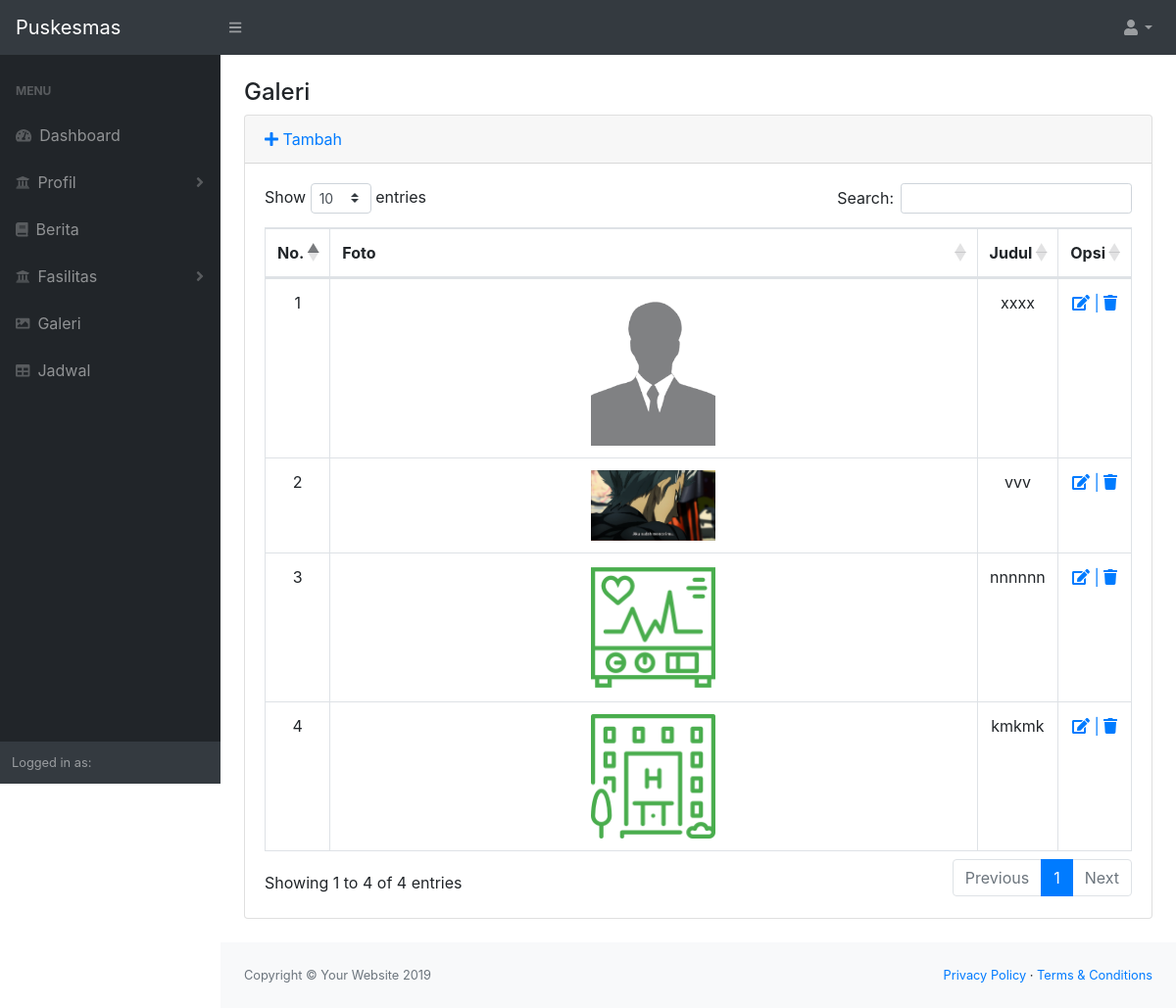
Page /index.php/admin/galeri on the committed database.
### tables this page shows
CREATE TABLE `galeri` (
  `id_galeri` int(11) NOT NULL,
  `nama_galeri` text NOT NULL,
  `foto` varchar(128) NOT NULL
);

### application/controllers/admin/Galeri.php (called while the page is built, shortened)
<?php
class Galeri extends CI_Controller
{
    public function index()
    {
        $this->load->model('M_Galeri');
        $data['title'] = 'Galeri';
        $data['galeri'] = $this->M_Galeri->index()->result_array();
        $this->load->view('admin/template/header');
        $this->load->view('admin/template/sidebar');
        $this->load->view('admin/galeri/index', $data);
        $this->load->view('admin/template/footer');
    }
}

### index.php (called while the page is built, shortened)
<?php
require_once BASEPATH.'core/CodeIgniter.php';

### application/models/M_Galeri.php (called while the page is built, shortened)
<?php
class M_Galeri extends CI_Model
{
    public function index()
    {
        $query = $this->db->select('*')
            ->from('galeri')
            ->get();
        return $query;
    }
}

### application/views/admin/galeri/index.php (the view)
<div id="layoutSidenav_content">
    <main>
        <div class="container-fluid">
            <h4 class="mt-4"><?= $title; ?></h4>
            <div class="card mb-4">
                <div class="card-header">
                    <a class="" href="<?= base_url('admin/galeri/simpan'); ?>">
                        <i class="fa fa-plus"> </i> Tambah
                    </a>
                </div>
                <div class="card-body">
                    <div class="table-responsive">
                        <table class="table table-bordered" id="dataTable" width="100%" cellspacing="0">
                            <thead>
                                <tr align="center">
                                    <th>No.</th>
                                    <th>Foto</th>
                                    <th>Judul</th>
                                    <th>Opsi</th>
                                </tr>
                            </thead>
                            <tbody>
                                <?php $no = 0;
                                foreach ($galeri as $x) : $no++; ?>
                                    <tr align="center">
                                        <td><?= $no; ?></td>
                                        <td>
                                            <img style="width: 20%" src="<?= base_url('assets/foto/galeri/' . $x['foto']) ?>" alt="user image" class="img-box">
                                        </td>
                                        <td><?= $x['nama_galeri']; ?></td>
                                        <td>
                                            <a class="" href="<?= base_url('admin/galeri/edit/' . $x['id_galeri']); ?>"><i class="fa fa-edit"> </i> |</a>
                                            <a class="" href="<?= base_url('admin/galeri/hapus/' . $x['id_galeri']); ?>"><i class="fa fa-trash"> </i> </a>
                                        </td>
                                    </tr>
                                <?php endforeach; ?>
                            </tbody>
                        </table>
                    </div>
                </div>
            </div>
        </div>
    </main>

### rows in the picture
galeri: foto (picture), nama_galeri "xxxx"
galeri: foto (picture), nama_galeri "vvv"
galeri: foto (picture), nama_galeri "nnnnnn"
galeri: foto (picture), nama_galeri "kmkmk"

### other values in the picture
$title "Galeri"
